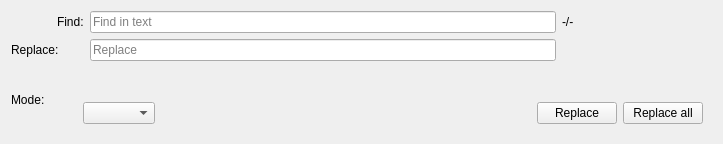
<?xml version="1.0" encoding="UTF-8"?>
<ui version="4.0">
 <class>QPlainTextEditSearchWidget</class>
 <widget class="QWidget" name="QPlainTextEditSearchWidget">
  <property name="geometry">
   <rect>
    <x>0</x>
    <y>0</y>
    <width>723</width>
    <height>144</height>
   </rect>
  </property>
  <property name="minimumSize">
   <size>
    <width>723</width>
    <height>0</height>
   </size>
  </property>
  <property name="windowTitle">
   <string>Form</string>
  </property>
  <property name="autoFillBackground">
   <bool>true</bool>
  </property>
  <layout class="QGridLayout" name="gridLayout">
   <item row="0" column="0">
    <widget class="QPushButton" name="closeButton">
     <property name="toolTip">
      <string>Close search</string>
     </property>
     <property name="text">
      <string/>
     </property>
     <property name="icon">
      <iconset resource="media.qrc">
       <normaloff>:/media/window-close.svg</normaloff>:/media/window-close.svg</iconset>
     </property>
     <property name="flat">
      <bool>true</bool>
     </property>
    </widget>
   </item>
   <item row="0" column="1" colspan="2">
    <widget class="QLabel" name="searchLabel">
     <property name="text">
      <string>Find:</string>
     </property>
    </widget>
   </item>
   <item row="0" column="3">
    <widget class="QLineEdit" name="searchLineEdit">
     <property name="placeholderText">
      <string>Find in text</string>
     </property>
    </widget>
   </item>
   <item row="0" column="4">
    <widget class="QLabel" name="searchCountLabel">
     <property name="text">
      <string>-/-</string>
     </property>
    </widget>
   </item>
   <item row="0" column="5">
    <widget class="QPushButton" name="searchDownButton">
     <property name="toolTip">
      <string>Search forward</string>
     </property>
     <property name="text">
      <string/>
     </property>
     <property name="icon">
      <iconset resource="media.qrc">
       <normaloff>:/media/go-bottom.svg</normaloff>:/media/go-bottom.svg</iconset>
     </property>
     <property name="flat">
      <bool>true</bool>
     </property>
    </widget>
   </item>
   <item row="0" column="6">
    <widget class="QPushButton" name="searchUpButton">
     <property name="text">
      <string/>
     </property>
     <property name="icon">
      <iconset resource="media.qrc">
       <normaloff>:/media/go-top.svg</normaloff>:/media/go-top.svg</iconset>
     </property>
     <property name="flat">
      <bool>true</bool>
     </property>
    </widget>
   </item>
   <item row="0" column="7">
    <widget class="QPushButton" name="replaceToggleButton">
     <property name="toolTip">
      <string>Advance search/replace text</string>
     </property>
     <property name="text">
      <string/>
     </property>
     <property name="icon">
      <iconset resource="media.qrc">
       <normaloff>:/media/edit-find-replace.svg</normaloff>:/media/edit-find-replace.svg</iconset>
     </property>
     <property name="checkable">
      <bool>true</bool>
     </property>
     <property name="flat">
      <bool>true</bool>
     </property>
    </widget>
   </item>
   <item row="1" column="0" colspan="3">
    <widget class="QLabel" name="replaceLabel">
     <property name="text">
      <string>Replace:</string>
     </property>
    </widget>
   </item>
   <item row="1" column="3">
    <widget class="QLineEdit" name="replaceLineEdit">
     <property name="placeholderText">
      <string>Replace</string>
     </property>
    </widget>
   </item>
   <item row="1" column="4" colspan="2">
    <widget class="QPushButton" name="matchCaseSensitiveButton">
     <property name="toolTip">
      <string>Match case sensitive</string>
     </property>
     <property name="text">
      <string/>
     </property>
     <property name="icon">
      <iconset resource="media.qrc">
       <normaloff>:/media/format-text-superscript.svg</normaloff>:/media/format-text-superscript.svg</iconset>
     </property>
     <property name="checkable">
      <bool>true</bool>
     </property>
     <property name="flat">
      <bool>true</bool>
     </property>
    </widget>
   </item>
   <item row="2" column="0" rowspan="2" colspan="4">
    <widget class="QLabel" name="modelLabel">
     <property name="text">
      <string>Mode:</string>
     </property>
    </widget>
   </item>
   <item row="3" column="2" colspan="6">
    <widget class="QFrame" name="buttonframe">
     <property name="frameShape">
      <enum>QFrame::NoFrame</enum>
     </property>
     <property name="frameShadow">
      <enum>QFrame::Plain</enum>
     </property>
     <layout class="QHBoxLayout" name="horizontalLayout">
      <item>
       <widget class="QComboBox" name="modeComboBox">
        <property name="editable">
         <bool>false</bool>
        </property>
        <property name="currentText">
         <string notr="true"/>
        </property>
        <property name="currentIndex">
         <number>-1</number>
        </property>
        <property name="maxCount">
         <number>2147483642</number>
        </property>
        <property name="insertPolicy">
         <enum>QComboBox::InsertAtBottom</enum>
        </property>
        <property name="modelColumn">
         <number>0</number>
        </property>
       </widget>
      </item>
      <item>
       <spacer name="horizontalSpacer">
        <property name="orientation">
         <enum>Qt::Horizontal</enum>
        </property>
        <property name="sizeHint" stdset="0">
         <size>
          <width>314</width>
          <height>18</height>
         </size>
        </property>
       </spacer>
      </item>
      <item>
       <widget class="QPushButton" name="replaceButton">
        <property name="text">
         <string>Replace</string>
        </property>
       </widget>
      </item>
      <item>
       <widget class="QPushButton" name="replaceAllButton">
        <property name="toolTip">
         <string>Replace all text occurences</string>
        </property>
        <property name="text">
         <string>Replace all</string>
        </property>
       </widget>
      </item>
     </layout>
    </widget>
   </item>
  </layout>
 </widget>
 <resources>
  <include location="media.qrc"/>
 </resources>
 <connections/>
</ui>
